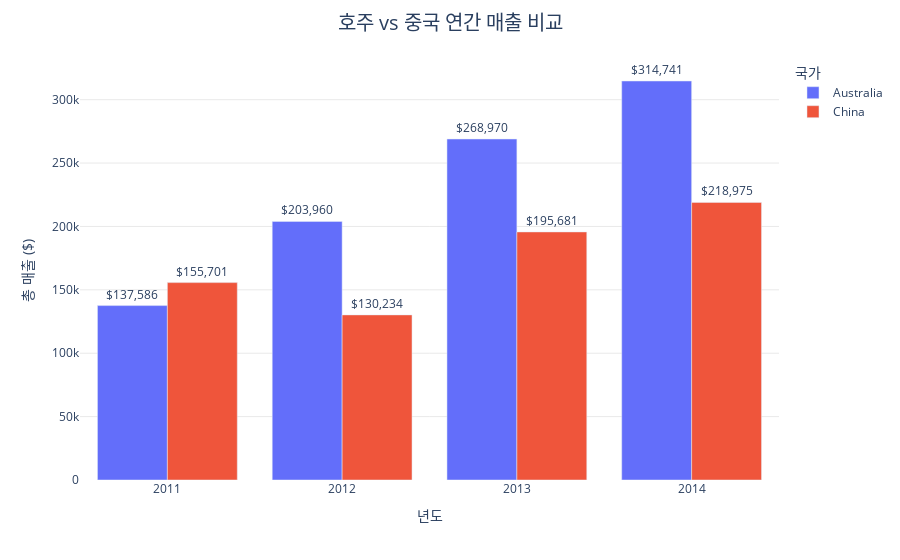
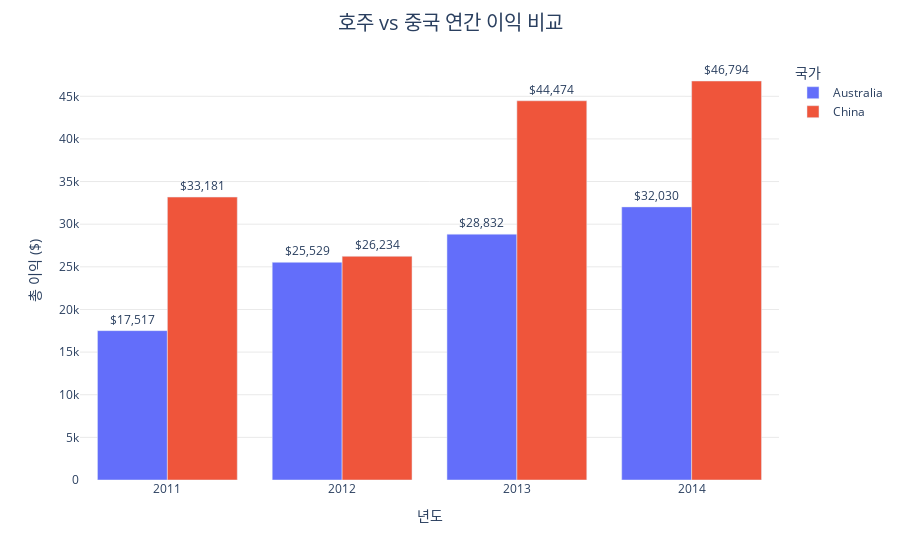

Notebook code cell kept with these figures, in order:
### Markdown cell above
### 호주, 중국의 연도별 매출, 이익

### Code cell
df['Order.Date'] = pd.to_datetime(df['Order.Date'])
df['Quarter'] = df['Order.Date'].dt.quarter
df['Month'] = df['Order.Date'].dt.month
df['Year'] = df['Order.Date'].dt.year

df_filtered = df[df["Country"].isin(['Australia', 'China'])]

sales_profit = df_filtered.groupby(["Year", "Country"]).agg({"Sales": "sum", "Profit": "sum"}).reset_index()

fig_sales = px.bar(
    sales_profit, x="Year", y="Sales", color="Country", barmode="group",
    labels={"Sales": "총 매출 ($)", "Year": "년도"},
    text=sales_profit["Sales"].apply(lambda x: f"${x:,.0f}")
)

fig_sales.update_yaxes(showgrid=True, gridwidth=0.5, gridcolor='lightgray') 
fig_sales.update_traces(textposition="outside")
fig_sales.update_layout(
    title=dict(text="호주 vs 중국 연간 매출 비교",
               x=0.5),
    title_font_size=20,
    plot_bgcolor="white",
    legend_title_text="국가"
)
fig_sales.show()

fig_profit = px.bar(
    sales_profit, x="Year", y="Profit", color="Country", barmode="group",
    labels={"Profit": "총 이익 ($)", "Year": "년도"},
    text=sales_profit["Profit"].apply(lambda x: f"${x:,.0f}")
)

fig_profit.update_yaxes(showgrid=True, gridwidth=0.5, gridcolor="lightgray")  
fig_profit.update_traces(textposition="outside")
fig_profit.update_layout(
    title=dict(text="호주 vs 중국 연간 이익 비교",
               x=0.5),
    title_font_size=20,
    plot_bgcolor="white",
    legend_title_text="국가"
)
fig_profit.show()

### Figure 1 — Plotly figure (JSON) as saved in the notebook; plotly's stock layout.template omitted (floating-point values rounded to 4 significant figures)
{"data": [{"alignmentgroup": "True", "hovertemplate": "Country=Australia<br>년도=%{x}<br>총 매출 ($)=%{y}<br>text=%{text}<extra></extra>", "legendgroup": "Australia", "marker": {"color": "#636efa", "pattern": {"shape": ""}}, "name": "Australia", "offsetgroup": "Australia", "orientation": "v", "showlegend": true, "text": ["$137,586", "$203,960", "$268,970", "$314,741"], "textposition": "outside", "type": "bar", "x": [2011, 2012, 2013, 2014], "xaxis": "x", "y": [137586, 203960, 268970, 314741], "yaxis": "y"}, {"alignmentgroup": "True", "hovertemplate": "Country=China<br>년도=%{x}<br>총 매출 ($)=%{y}<br>text=%{text}<extra></extra>", "legendgroup": "China", "marker": {"color": "#EF553B", "pattern": {"shape": ""}}, "name": "China", "offsetgroup": "China", "orientation": "v", "showlegend": true, "text": ["$155,701", "$130,234", "$195,681", "$218,975"], "textposition": "outside", "type": "bar", "x": [2011, 2012, 2013, 2014], "xaxis": "x", "y": [155701, 130234, 195681, 218975], "yaxis": "y"}], "layout": {"barmode": "group", "legend": {"title": {"text": "국가"}, "tracegroupgap": 0}, "margin": {"t": 60}, "plot_bgcolor": "white", "title": {"font": {"size": 20}, "text": "호주 vs 중국 연간 매출 비교", "x": 0.5}, "xaxis": {"anchor": "y", "domain": [0, 1], "title": {"text": "년도"}}, "yaxis": {"anchor": "x", "domain": [0, 1], "gridcolor": "lightgray", "gridwidth": 0.5, "showgrid": true, "title": {"text": "총 매출 ($)"}}}}

### Figure 2 — Plotly figure (JSON) as saved in the notebook; plotly's stock layout.template omitted (floating-point values rounded to 4 significant figures)
{"data": [{"alignmentgroup": "True", "hovertemplate": "Country=Australia<br>년도=%{x}<br>총 이익 ($)=%{y}<br>text=%{text}<extra></extra>", "legendgroup": "Australia", "marker": {"color": "#636efa", "pattern": {"shape": ""}}, "name": "Australia", "offsetgroup": "Australia", "orientation": "v", "showlegend": true, "text": ["$17,517", "$25,529", "$28,832", "$32,030"], "textposition": "outside", "type": "bar", "x": [2011, 2012, 2013, 2014], "xaxis": "x", "y": [17520.0, 25530.0, 28830.0, 32030.0], "yaxis": "y"}, {"alignmentgroup": "True", "hovertemplate": "Country=China<br>년도=%{x}<br>총 이익 ($)=%{y}<br>text=%{text}<extra></extra>", "legendgroup": "China", "marker": {"color": "#EF553B", "pattern": {"shape": ""}}, "name": "China", "offsetgroup": "China", "orientation": "v", "showlegend": true, "text": ["$33,181", "$26,234", "$44,474", "$46,794"], "textposition": "outside", "type": "bar", "x": [2011, 2012, 2013, 2014], "xaxis": "x", "y": [33180.0, 26230.0, 44470.0, 46790.0], "yaxis": "y"}], "layout": {"barmode": "group", "legend": {"title": {"text": "국가"}, "tracegroupgap": 0}, "margin": {"t": 60}, "plot_bgcolor": "white", "title": {"font": {"size": 20}, "text": "호주 vs 중국 연간 이익 비교", "x": 0.5}, "xaxis": {"anchor": "y", "domain": [0, 1], "title": {"text": "년도"}}, "yaxis": {"anchor": "x", "domain": [0, 1], "gridcolor": "lightgray", "gridwidth": 0.5, "showgrid": true, "title": {"text": "총 이익 ($)"}}}}
